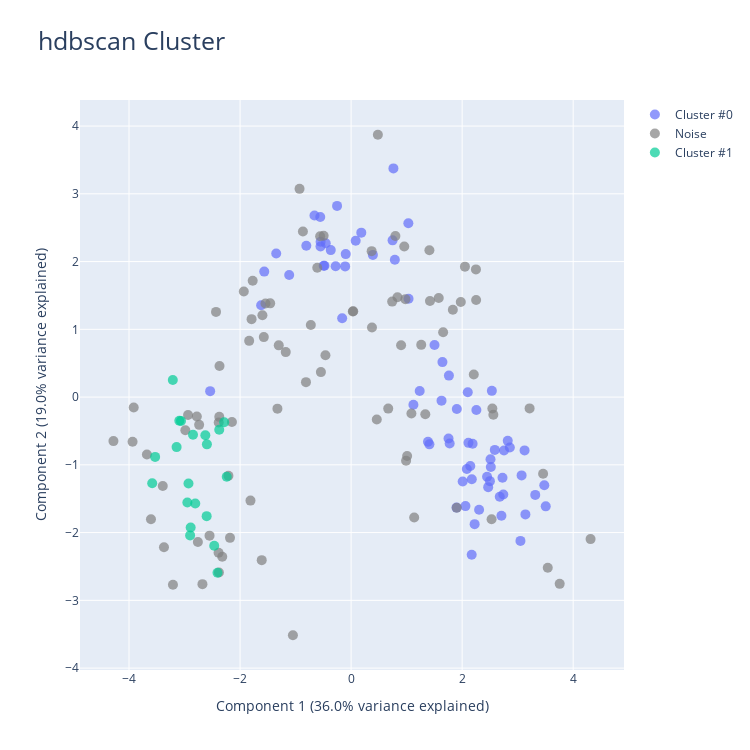

Notebook code cell kept with this figure:
### Markdown cell above
## HDBSCAN

### Code cell
dd.cluster(df, method="hdbscan", viz_backend="plotly")
